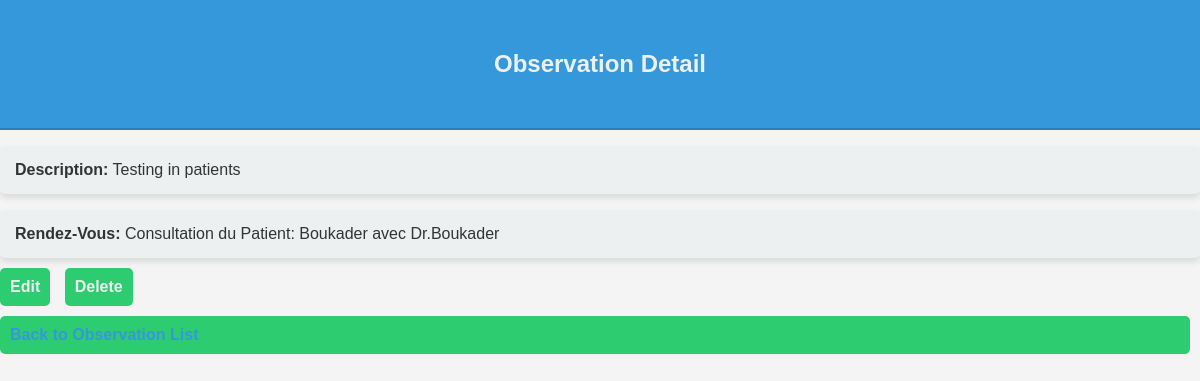
The page /observations/3/ on the database its author committed.
### clinicHub/models.py (models this page shows, shortened)
class Observation(models.Model):
        ID_Observation = models.AutoField(primary_key=True)
        Description=models.CharField(max_length=(50))
        Rendez_Vous = models.OneToOneField(Rendez_Vous, on_delete=models.CASCADE)

class Rendez_Vous(models.Model):
    ID_RDV = models.AutoField(primary_key=True)
    Date = models.DateField(default='2000-01-01')
    Heure = models.TimeField(default='00:00:00')
    Patient = models.ForeignKey(Patient,on_delete=models.CASCADE)
    Medecin = models.ForeignKey(Medecin,on_delete=models.CASCADE)
    Titre = models.CharField(max_length=(50),default="Consultation")
    def __str__(self):
        return self.Titre +' du Patient: '+self.Patient.Nom+' avec Dr.'+self.Medecin.Nom

class Person(models.Model):
    ID_Person = models.AutoField(primary_key=True)
    Nom = models.CharField(max_length=(50))
    Prenom = models.CharField(max_length=(50))
    DateNaissance = models.DateField(default='2000-01-01')
    sexe = models.CharField(max_length=(50))
    Adresse = models.CharField(max_length=(50))
    num_tel = models.IntegerField(default=0)
    email = models.EmailField(default="test@domain.com")

### clinicHub/views.py (the view)
# urls.py: path('observations/<int:pk>/', views.ObservationCRUDView.observation_detail, name='observation_detail'),
    def observation_detail(request, pk):
        template_detail = 'observations/Details.html'
        observation = get_object_or_404(Observation, pk=pk)
        return render(request, template_detail, {'observation': observation})

### clinicHub/templates/observations/Details.html (shortened to what this page needs)
<!DOCTYPE html>
<html lang="en">
  <head>
  </head>
  <body>
    <header>
      <h2>Observation Detail</h2>
    </header>
    <p><strong>Description:</strong> {{ observation.Description }}</p>
    <p><strong>Rendez-Vous:</strong> {{ observation.Rendez_Vous }}</p>
    <a href="{% url 'observation_update' pk=observation.pk %}">Edit</a>
    <a href="{% url 'observation_delete' pk=observation.pk %}">Delete</a>
    <a class="back-link" href="{% url 'observation_list' %}"
      >Back to Observation List</a
    >
  </body>
</html>

### clinicHub/templates/observations/Details.html (style rules this page uses)
body { font-family: "Arial", sans-serif; margin: 0; padding: 0; background-color: #f4f4f4; color: #333; }
header { background-color: #3498db; color: #ecf0f1; text-align: center; padding: 15px; border-bottom: 2px solid #2980b9; }
h2 { background-color: #3498db; color: #ecf0f1; padding: 15px; border-radius: 5px; margin-bottom: 20px; text-align: center; }
p { background-color: #ecf0f1; padding: 15px; border-radius: 5px; margin-bottom: 10px; box-shadow: 0 4px 6px rgba(0, 0, 0, 0.1); }
strong { font-weight: bold; }
a { background-color: #2ecc71; color: #ecf0f1; padding: 10px; text-decoration: none; border-radius: 5px; display: inline-block; margin-right: 10px; font-weight: bold; transition: background-color 0.3s; }
.back-link { color: #3498db; text-decoration: none; font-weight: bold; margin-top: 10px; display: block; }

### rows shown on the page
Observation: Description "Testing in patients", Rendez_Vous "Consultation du Patient: Boukader avec Dr.Boukader"
